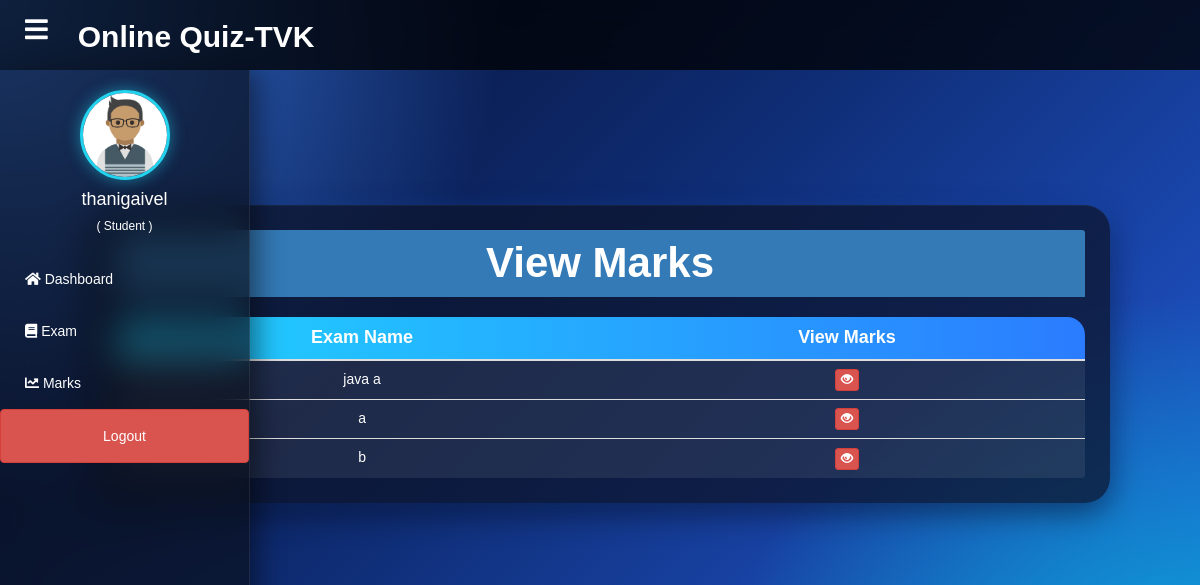
The page /student/student-marks (signed in) on the database its author committed.
### quiz/models.py (models this page shows, shortened)
class Course(models.Model):
   course_name = models.CharField(max_length=50)
   question_number = models.PositiveIntegerField(default=0)
   total_marks = models.PositiveIntegerField(default=0)

### student/views.py (the view)
# urls.py: path('student-marks', views.student_marks_view,name='student-marks'),
@login_required(login_url='studentlogin')
@user_passes_test(is_student)
def student_marks_view(request):
    courses=QMODEL.Course.objects.all()
    return render(request,'student/student_marks.html',{'courses':courses})

### student/views.py (called while the page is built)
def is_student(user):
    return user.groups.filter(name='STUDENT').exists()

### templates/student/student_marks.html (shortened to what this page needs)
{% extends 'student/studentbase.html' %}
{% block content %}
{%load static%}
<head>
  <link href="//netdna.bootstrapcdn.com/bootstrap/3.0.0/css/bootstrap.min.css" rel="stylesheet" id="bootstrap-css">
</head>
<div class="container">
  <div class="panel panel-primary">
    <div class="panel-heading">
      <h6 class="panel-title">View Marks</h6>
    </div>
    <table class="table table-hover" id="dev-table">
      <thead>
        <tr>
          <th>Exam Name</th>
          <th>View Marks</th>
        </tr>
      </thead>
      {% for t in courses %}
      <tr>
        <td> {{t.course_name}}</td>
        <td><a class="btn btn-danger btn-xs" href="{% url 'check-marks' t.id  %}"><span class="glyphicon glyphicon-eye-open"></span></a></td>
      </tr>
      {% endfor %}
    </table>
  </div>
</div>
{% endblock content %}

### templates/student/studentbase.html (shortened to what this page needs)
<!DOCTYPE html>
{% load static %}
<html lang="en">
<head>
    <link rel="stylesheet"
        href="https://cdnjs.cloudflare.com/ajax/libs/font-awesome/5.15.4/css/all.min.css">
</head>
<body>
<header>
    <div class="left_area">
        <label for="check">
            <i class="fas fa-bars" id="sidebar_btn"></i>
        </label>
        <h3>Online Quiz-TVK</h3>
    </div>
</header>
<div class="sidebar">
    <center>
        <img src="{% static 'image/student.png' %}" class="profile_image">
        <h4>{{ request.user.first_name }}</h4>
        <h6>( Student )</h6>
    </center>
    <a href="/student/student-dashboard">
        <i class="fas fa-home"></i> Dashboard
    </a>
    <a href="/student/student-exam">
        <i class="fas fa-book"></i> Exam
    </a>
    <a href="/student/student-marks">
        <i class="fas fa-chart-line"></i> Marks
    </a>
     <a href="{% url 'logout' %}" class="btn btn-danger btn-block">
        Logout
    </a>
</div>
<div class="content">
    {% block content %}
    {% endblock content %}
    {% include "quiz/footer.html" %}
</div>
</body>
</html>

### templates/student/studentbase.html (style rules this page uses)
* { margin:0; padding:0; box-sizing:border-box; font-family:Arial,sans-serif; }
body { background:#0f172a; overflow-x:hidden; }
header { position: fixed; top: 0; left: 0; width: 100%; height: 70px; background: rgba(0,0,0,0.75); backdrop-filter: blur(12px); display: flex; justify-content: space-between; align-items: center; padding: 0 25px; z-index: 1000; }
.left_area { display:flex; align-items:center; gap:15px; }
.content { margin-top: 100px; margin-left:0; padding: 30px; transition:margin-left.3s ease; }
.left_area h3 { color: #fff; font-weight: bold; font-size: 30px; }
.sidebar { position:fixed; top:70px; left:-250px; width:250px; height:calc(100vh - 70px); background:#2f323a; padding-top:20px; transition:.3s; overflow-y:auto; }
.sidebar center { margin-bottom:20px; }
.profile_image { width:90px; height:90px; border-radius:50%; }
.sidebar h4, .sidebar h6 { color:#fff; margin-top:10px; }
.sidebar a { display:block; color:#fff; text-decoration:none; padding:15px 25px; }
#sidebar_btn { display: block; color: #fff; font-size: 26px; cursor: pointer; margin-right: 15px; }
.container { width:90%; max-width:1100px; margin:40px auto; padding:35px; background:#fff; border-radius:15px; box-shadow:0 10px 30px rgba(0,0,0,.3); }
@media (min-width:769px) { .sidebar { left:-250px; } }
@media (min-width:769px) { .content { margin-left:0; transition:.3s; } }
@media (min-width:769px) { #sidebar_btn { display:block; } }
.profile_image { width: 90px; height: 90px; border-radius: 50%; border: 3px solid #22d3ee; box-shadow: 0 0 15px rgba(34,211,238,.5); }
.sidebar { position: fixed; top: 70px; left: -250px; width: 250px; height: calc(100vh - 70px); background: rgba(0, 0, 0, 0.55); backdrop-filter: blur(18px); -webkit-backdrop-filter: blur(18px); border-right: 1px solid rgba(255,255,255,0.15); box-shadow: 0 8px 32px rgba(0,0,0,0.5); padding-top: 20px; transition: .3s; overflow-y: auto; }
.sidebar a { color: #fff; padding: 15px 25px; display: block; text-decoration: none; transition: .3s; }

### templates/student/student_marks.html (style rules this page uses)
a:link { text-decoration: none; }
h6 { text-align: center; }
.container { max-width:1050px; margin:40px auto; background:transparent !important; box-shadow:none !important; border:none !important; margin-top: 40px; animation: pageLoad .7s ease-out; will-change: transform, opacity; }
.panel { background:rgba(13,20,45,.75); backdrop-filter:blur(15px); border-radius:25px; padding:25px; box-shadow:0 15px 35px rgba(0,0,0,.4); animation:fadeIn .8s ease; border: none; border-radius: 25px; box-shadow: 0 10px 30px rgba(0,0,0,.45), 0 0 20px rgba(37,99,235,.30), inset 0 1px 1px rgba(255,255,255,.05); }
.panel-heading { text-align:center; margin-bottom:20px; }
.panel-title { color:#fff; font-size:42px; font-weight:700; }
.table { width:100%; overflow:hidden; border-radius:18px; border-collapse:collapse; }
.table thead { background:linear-gradient(90deg,#20d4ff,#2b7cff); }
.table thead th { color:#fff; text-align:center; padding:18px; font-size:18px; font-weight:600; }
.table tbody td { background:rgba(255,255,255,.08); color:#fff; text-align:center; padding:16px; border-top:1px solid rgba(255,255,255,.12); transition:.35s; }
body { background: radial-gradient(circle at top left,#3b82f6 0%,transparent 35%), radial-gradient(circle at bottom right,#06b6d4 0%,transparent 35%), linear-gradient(135deg,#050b24 0%,#0f2d75 45%,#2563eb 100%); background-attachment:fixed; background-size:cover; background-repeat:no-repeat; }
.sidebar { position: fixed; top: 70px; left: -250px; width: 250px; height: calc(100vh - 70px); background: rgba(10, 15, 25, 0.65); backdrop-filter: blur(18px); -webkit-backdrop-filter: blur(18px); border-right: 1px solid rgba(255,255,255,0.08); box-shadow: 8px 0 25px rgba(0,0,0,0.45); transition: all .35s ease; z-index: 999; }
.sidebar a { color:#fff; display:block; padding:16px 25px; transition:.3s; }
@media (min-width:769px) { .sidebar { left:0 !important; transform:none !important; width:250px; } }

### rows shown on the page
Course: course_name "java a"
Course: course_name "a"
Course: course_name "b"

### other values the page prints
{{ request.user.first_name }} "thanigaivel"
